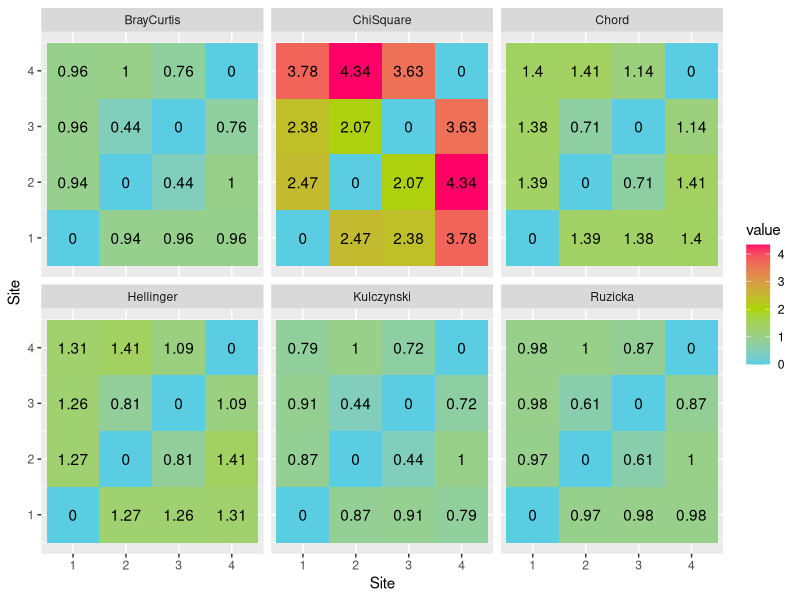
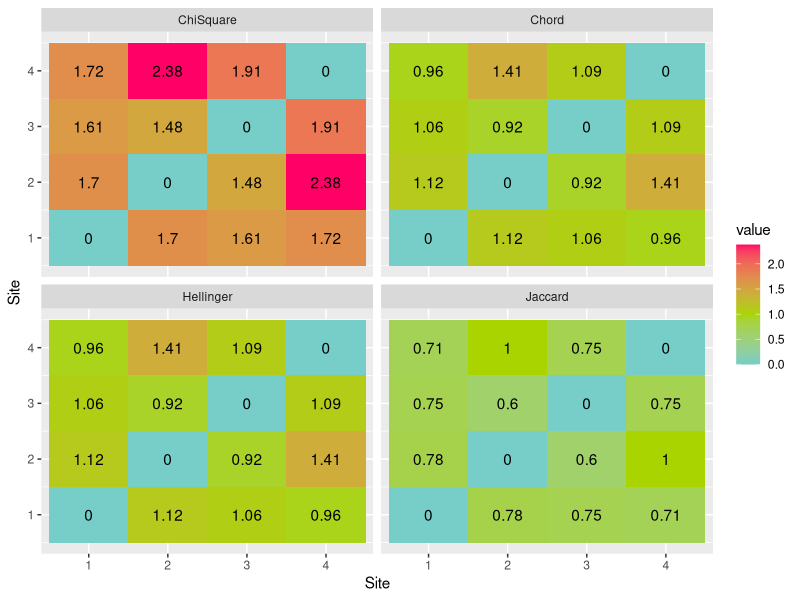
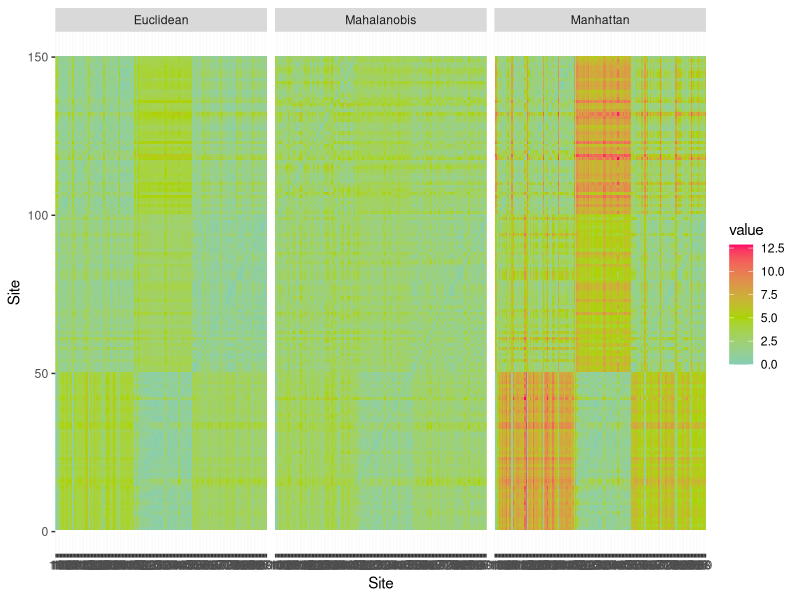
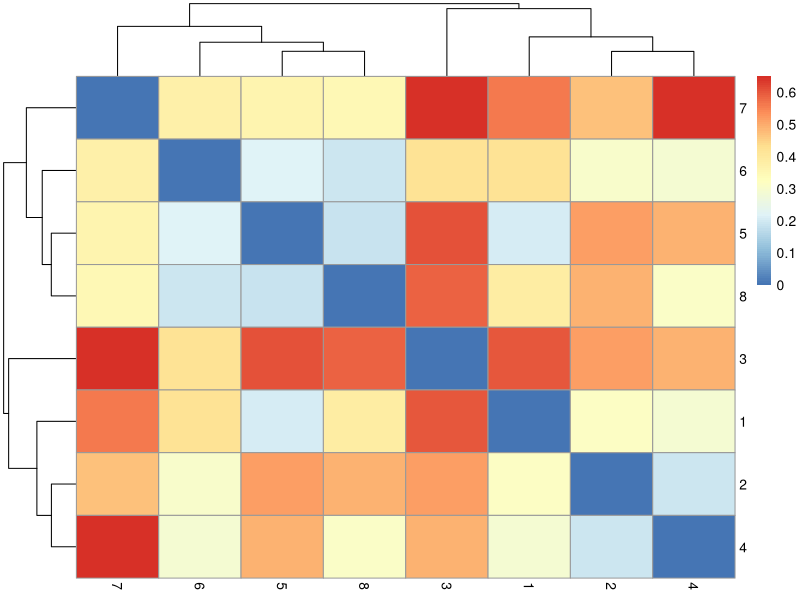
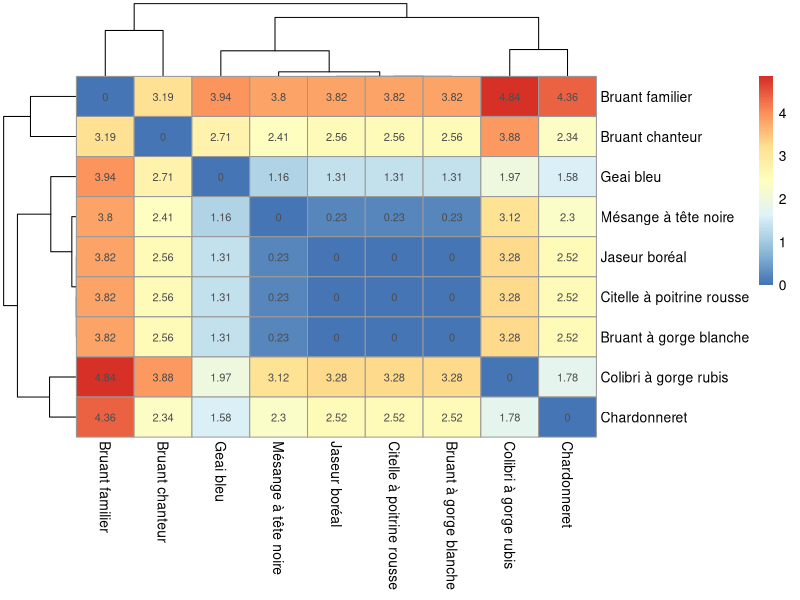
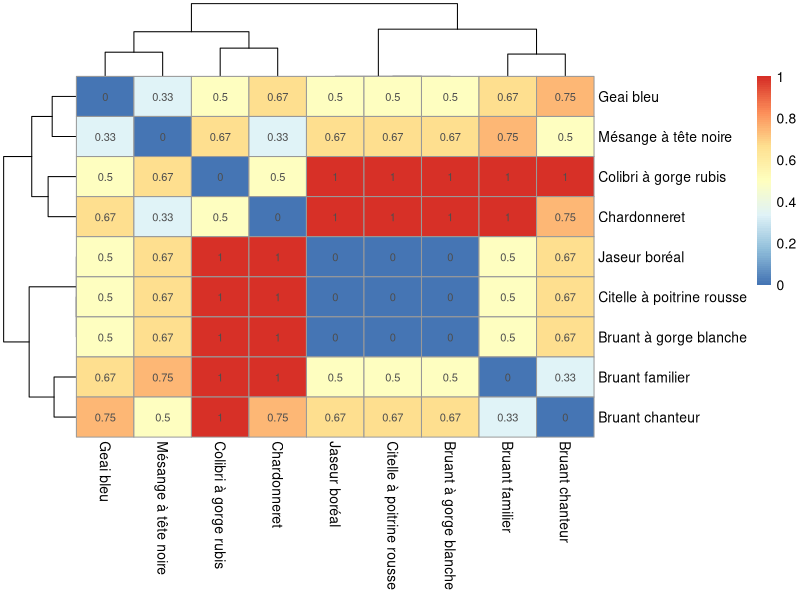
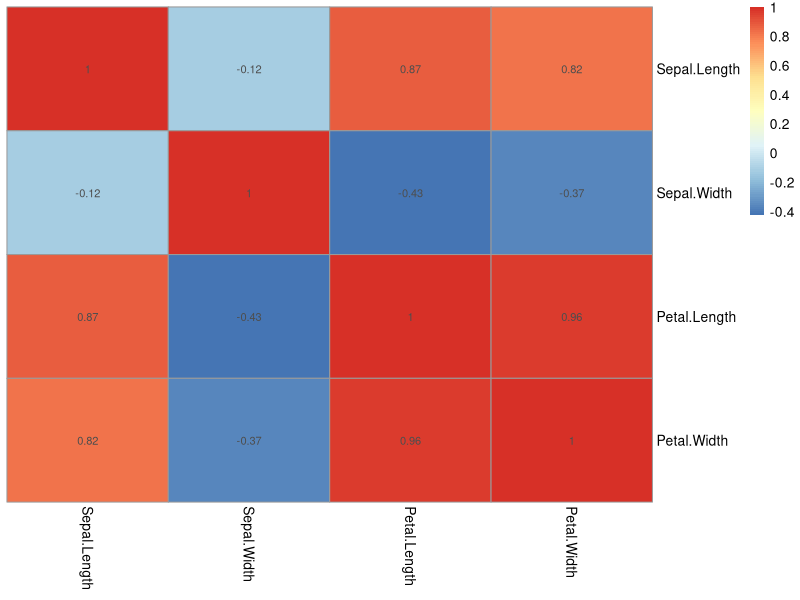
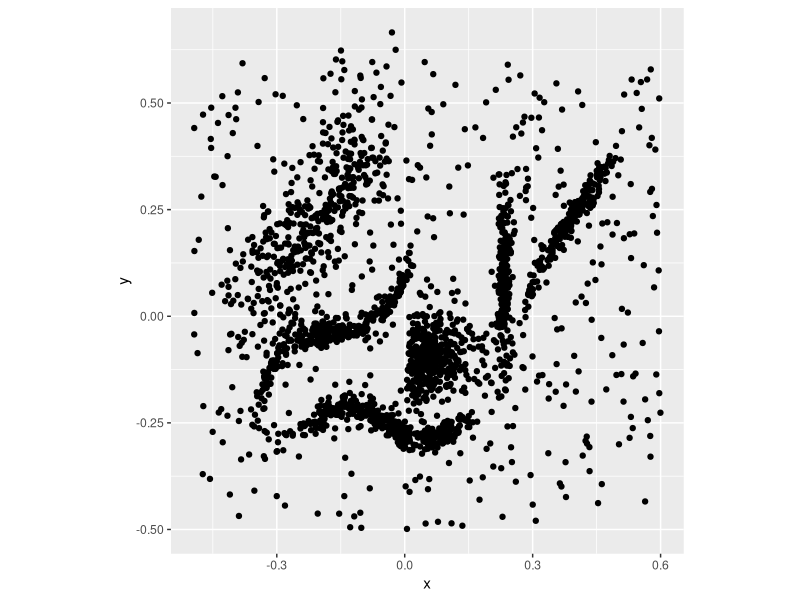

R code for these plots, in order:
## ---- chunk 1
library("tidyverse")
## ---- chunk 2
abundance <- tibble('Bruant familier' = c(1, 0, 0, 3),
                    'Citelle à poitrine rousse' = c(1, 0, 0, 0),
                    'Colibri à gorge rubis' = c(0, 1, 0, 0),
                    'Geai bleu' = c(3, 2, 0, 0),
                    'Bruant chanteur' = c(1, 0, 5, 2),
                    'Chardonneret' = c(0, 9, 6, 0),
                    'Bruant à gorge blanche' = c(1, 0, 0, 0),
                    'Mésange à tête noire' = c(20, 1, 1, 0),
                    'Jaseur boréal' = c(66, 0, 0, 0))
## ---- chunk 3
occurence <- abundance %>%
  transmute_all(funs(if_else(. > 0, 1, 0)))
## ---- chunk 4
abundance %>% 
  select("Bruant chanteur", "Chardonneret", "Mésange à tête noire")
## ---- chunk 5
abundance %>% 
  .[c(1, 2, 3), ] %>% 
  t(.)
## ---- chunk 6
library("vegan")
vegdist(occurence, method = "jaccard",
        diag = TRUE, upper = TRUE)
## ---- chunk 7
dissimilarity <- vegdist(occurence, method = "jaccard",
                         diag = TRUE, upper = TRUE)
distance <- sqrt(dissimilarity)
distance
## ---- chunk 8
associations_abund <- list()
associations_abund[['BrayCurtis']] <- vegdist(abundance, method = "bray")
associations_abund[['BrayCurtis']]
## ---- chunk 9
associations_abund[['Ruzicka']] <- associations_abund[['BrayCurtis']] * 2 / (1 + associations_abund[['BrayCurtis']])
## ---- chunk 10
associations_abund[['Kulczynski']] <- vegdist(abundance, method = "kulczynski")
## ---- chunk 11
associations_abund[['Hellinger']] <- dist(decostand(abundance, method="hellinger"))
## ---- chunk 12
associations_abund[['Chord']] <- dist(decostand(abundance, method="normalize"))
## ---- chunk 13
associations_abund[['ChiSquare']] <- dist(decostand(abundance, method="chi.square"))
## ---- chunk 14
associations_abund_df <- list()

for (i in 1:length(associations_abund)) {
  associations_abund_df[[i]] <- data.frame(as.matrix(associations_abund[[i]]))
  colnames(associations_abund_df[[i]]) <- rownames(associations_abund_df[[i]])
  associations_abund_df[[i]]$row <- rownames(associations_abund_df[[i]])
  associations_abund_df[[i]] <- associations_abund_df[[i]] %>% gather(key=row)
  associations_abund_df[[i]]$column = rep(1:4, 4)
  associations_abund_df[[i]]$dist <- names(associations_abund)[i]
}
associations_abund_df <- do.call(rbind, associations_abund_df)

ggplot(associations_abund_df, aes(x=row, y=column)) +
  facet_wrap(. ~ dist, nrow = 2) +
  geom_tile(aes(fill = value)) +
  geom_text(aes(label = round(value, 2))) +
  scale_fill_gradient2(low = "#00ccff", mid = "#aad400", high = "#ff0066", midpoint = 2) +
  labs(x="Site", y="Site")
## ---- chunk 15
associations_occ <- list()
associations_occ[['Jaccard']] <- vegdist(occurence, method = "jaccard")
## ---- chunk 16
associations_occ[['Hellinger']] <- dist(decostand(occurence, method="hellinger"))
associations_occ[['Chord']] <- dist(decostand(occurence, method="normalize"))
associations_occ[['ChiSquare']] <- dist(decostand(occurence, method="chi.square"))
## ---- chunk 17
associations_occ_df <- list()

for (i in 1:length(associations_occ)) {
  associations_occ_df[[i]] <- data.frame(as.matrix(associations_occ[[i]]))
  colnames(associations_occ_df[[i]]) <- rownames(associations_occ_df[[i]])
  associations_occ_df[[i]]$row <- rownames(associations_occ_df[[i]])
  associations_occ_df[[i]] <- associations_occ_df[[i]] %>% gather(key=row)
  associations_occ_df[[i]]$column = rep(1:4, 4)
  associations_occ_df[[i]]$dist <- names(associations_occ)[i]
}
associations_occ_df <- do.call(rbind, associations_occ_df)

ggplot(associations_occ_df, aes(x=row, y=column)) +
  facet_wrap(. ~ dist) +
  geom_tile(aes(fill = value)) +
  geom_text(aes(label = round(value, 2))) +
  scale_fill_gradient2(low = "#00ccff", mid = "#aad400", high = "#ff0066", midpoint = 1) +
  labs(x="Site", y="Site")

## ---- chunk 18
data(iris)
iris %>% sample_n(5)
## ---- chunk 19
iris_sc <- iris %>%
  select(-Species) %>% 
  scale(.)%>% 
  as_tibble(.) %>% 
  mutate(Species = iris$Species) 
iris_sc
## ---- chunk 20
iris_means <- iris_sc %>%
  group_by(Species) %>%
  summarise_all(mean) %>%
  select(-Species)
iris_means
## ---- chunk 21
associations_cont = list()
associations_cont[['Euclidean']] <- dist(iris_sc %>% select(-Species), method="euclidean")
## ---- chunk 22
associations_cont[['Mahalanobis']] <- vegdist(iris_sc %>% select(-Species), 'mahalanobis')
## ---- chunk 23
associations_cont[['Manhattan']] <- vegdist(iris_sc %>% select(-Species), 'manhattan')
## ---- chunk 24
associations_cont_df <- list()

for (i in 1:length(associations_cont)) {
  associations_cont_df[[i]] <- data.frame(as.matrix(associations_cont[[i]]))
  colnames(associations_cont_df[[i]]) <- rownames(associations_cont_df[[i]])
  associations_cont_df[[i]]$row <- rownames(associations_cont_df[[i]])
  associations_cont_df[[i]] <- associations_cont_df[[i]] %>% gather(key=row)
  associations_cont_df[[i]]$column = rep(1:nrow(iris), nrow(iris))
  associations_cont_df[[i]]$dist <- names(associations_cont)[i]
}
associations_cont_df <- do.call(rbind, associations_cont_df)

ggplot(associations_cont_df, aes(x=row, y=column)) +
  facet_wrap(. ~ dist) +
  geom_tile(aes(fill = value), colour = NA) +
  #geom_text(aes(label = round(value, 2))) +
  scale_fill_gradient2(low = "#00ccff", mid = "#aad400", high = "#ff0066", midpoint = 5) +
  labs(x="Site", y="Site")
## ---- chunk 25
X <- tibble(ID = 1:8,
            age = c(21, 21, 19, 30, 21, 21, 19, 30),
            gender = c('M','M','N','M','F','F','F','F'),
            civil_status = c('MARRIED','SINGLE','SINGLE','SINGLE','MARRIED','SINGLE','WIDOW','DIVORCED'),
            salary = c(3000.0,1200.0 ,32000.0,1800.0 ,2900.0 ,1100.0 ,10000.0,1500.0),
            children = c(TRUE, FALSE, TRUE, TRUE, TRUE, TRUE, FALSE, TRUE),
            available_credit = c(2200,100,22000,1100,2000,100,6000,2200))
X
## ---- chunk 26
X_dum <- model.matrix(~ 0 + ., X[, -1])
X_dum
## ---- chunk 27
library("pheatmap")
d_gow <- as.matrix(vegdist(X_dum, 'gower'))
colnames(d_gow) <- rownames(d_gow) <- X$ID
pheatmap(d_gow)
## ---- chunk 28
abundance_r <- t(abundance)
D_chisq_R <- as.matrix(dist(decostand(abundance_r, method="chi.square")))
pheatmap(D_chisq_R, display_numbers = round(D_chisq_R, 2))
## ---- chunk 29
occurence_r <- t(occurence)
D_jacc_R <- as.matrix(vegdist(occurence_r, method = "jaccard"))
pheatmap(D_jacc_R, display_numbers = round(D_jacc_R, 2))
## ---- chunk 30
iris_cor <- iris %>%
  select(-Species) %>%
  cor(.)
pheatmap(iris_cor, cluster_rows = FALSE, cluster_cols = FALSE,
         display_numbers = round(iris_cor, 2))
## ---- chunk 31
df_mcinnes <- read_csv("data/clusterable_data.csv", col_names = c("x", "y"), skip = 1)
ggplot(df_mcinnes, aes(x=x, y=y)) + geom_point() + coord_fixed()
## ---- chunk 32
library("vegan")
mcinnes_kmeans <- cascadeKM(df_mcinnes, inf.gr = 3, sup.gr = 10, criterion = "calinski")
str(mcinnes_kmeans)
## ---- chunk 33
plot(mcinnes_kmeans)
## ---- chunk 34
library("cluster")
asw <- c()
for (i in 1:ncol(mcinnes_kmeans$partition)) {
  mcinnes_kmeans_silhouette <- silhouette(mcinnes_kmeans$partition[, i], dist = vegdist(df_mcinnes, method = "euclidean"))
  asw[i] <- summary(mcinnes_kmeans_silhouette)$avg.width
}
plot(3:10, asw, type = 'b')
## ---- chunk 35
kmeans_group <- mcinnes_kmeans$partition[, 4]
mcinnes_kmeans$partition %>% head(3)
df_mcinnes %>% 
  mutate(kmeans_group = kmeans_group) %>% # ajouter une colonne de regoupement
  ggplot(aes(x=x, y=y)) +
  geom_point(aes(colour = factor(kmeans_group))) +
  coord_fixed()

## ---- chunk 36
sil <- silhouette(mcinnes_kmeans$partition[, 6],
                  dist = vegdist(df_mcinnes[, ], method = "euclidean"))
sil <- sortSilhouette(sil)
plot(sil, col = 'black')
## ---- chunk 37
library("dbscan")
mcinnes_dbscan <- dbscan(x = vegdist(df_mcinnes[, ], method = "euclidean"),
                         eps = 0.03, minPts = 10)
dbscan_group <- mcinnes_dbscan$cluster
unique(dbscan_group)
## ---- chunk 38
df_mcinnes %>% 
  mutate(dbscan_group = dbscan_group) %>% # ajouter une colonne de regoupement
  ggplot(aes(x=x, y=y)) +
  geom_point(aes(colour = factor(dbscan_group))) +
  coord_fixed()
## ---- chunk 39
mcinnes_hclust_distmat <- vegdist(df_mcinnes, method = "manhattan")

clustering_methods <- c('single', 'complete', 'average', 'centroid', 'ward')

clust_l <- list()
coph_corr_l <- c()

for (i in seq_along(clustering_methods)) {
  clust_l[[i]] <- hclust(mcinnes_hclust_distmat, method = clustering_methods[i])
  coph_corr_l[i] <- cor(mcinnes_hclust_distmat, cophenetic(clust_l[[i]]))
}

tibble(clustering_methods, coph_corr = coph_corr_l) %>% 
  ggplot(aes(x = clustering_methods, y = coph_corr)) +
  geom_col()

## ---- chunk 40
names(clust_l) <- clustering_methods
best_method <- "average"
## ---- chunk 41
plot(clust_l[[best_method]])
## ---- chunk 42
asw <- c()
num_groups <- 3:10
for(i in seq_along(num_groups)) {
  sil <- silhouette(cutree(clust_l[[best_method]], k = num_groups[i]), mcinnes_hclust_distmat)
  asw[i] <- summary(sil)$avg.width
}

plot(num_groups, asw, type = "b")

## ---- chunk 43
k_opt <- num_groups[which.max(asw)]
hclust_group <- cutree(clust_l[[best_method]], k = k_opt)
plot(clust_l[[best_method]])
rect.hclust(clust_l[[best_method]], k = k_opt)
## ---- chunk 44
df_mcinnes %>% 
  mutate(hclust_group = hclust_group) %>% # ajouter une colonne de regoupement
  ggplot(aes(x=x, y=y)) +
  geom_point(aes(colour = factor(hclust_group))) +
  coord_fixed()
## ---- chunk 45
mcinnes_hdbscan <- hdbscan(x = vegdist(df_mcinnes, method = "euclidean"),
                           minPts = 20,
                           gen_hdbscan_tree = TRUE,
                           gen_simplified_tree = FALSE)
hdbscan_group <- mcinnes_hdbscan$cluster
unique(hdbscan_group)
## ---- chunk 46
plot(mcinnes_hdbscan$hdbscan_tree)
## ---- chunk 47
plot(mcinnes_hdbscan)
## ---- chunk 48
clustering_group <- df_mcinnes %>% 
  mutate(kmeans_group,
         hclust_group,
         dbscan_group,
         hdbscan_group) %>% 
  gather(-x, -y, key = "method", value = "cluster")
clustering_group$cluster <- factor(clustering_group$cluster)
clustering_group %>% 
  ggplot(aes(x = x, y = y)) +
  geom_point(aes(colour = cluster)) +
  facet_wrap(~method, ncol = 2) +
  coord_equal() +
  theme_bw()
